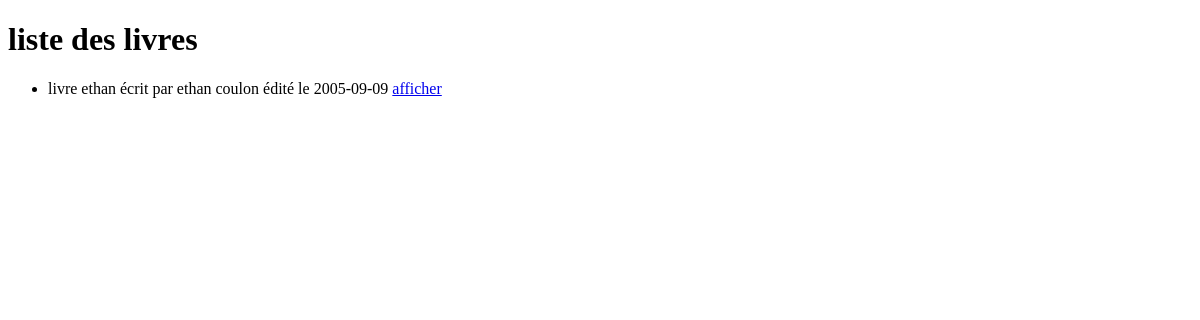
/bibliotheque/liste/, run on an earlier commit of the app's database.
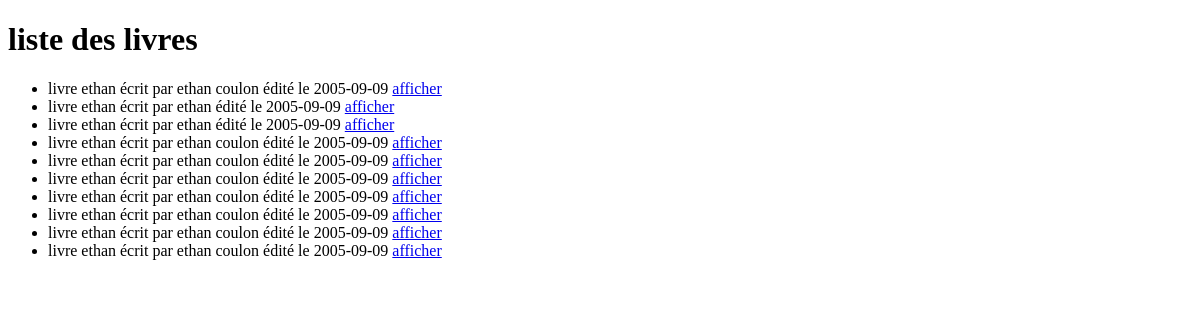
And on a later commit of the database.
### bibliotheque/models.py (models this page shows)
class Livre(models.Model):
    titre = models.CharField(max_length=100)
    auteur = models.CharField(max_length = 100)
    date_parution = models.DateField(blank=True, null = True)
    nombre_pages = models.IntegerField(blank=False)
    resume = models.TextField(null = True, blank = True)
    def __str__(self):
        chaine = f"{self.titre} écrit par {self.auteur} édité le {self.date_parution}"
        return chaine

### bibliotheque/views.py (the view)
# urls.py: path('liste/', views.liste),
def liste(request):
    liste = models.Livre.objects.all()
    return render(request,"bibliotheque/liste.html", {"liste":liste})

### bibliotheque/templates/bibliotheque/liste.html (shortened to what this page needs)
<!DOCTYPE html>
<html lang="en">
<head>
</head>
<body>
    <h1> liste des livres</h1>
    <ul>
    {% for l in liste %}
        <li> livre {{l}} <a href="/bibliotheque/affiche/{{l.id}}/"> afficher </a> </li>
    {% endfor %}
    </ul>
</body>
</html>

What changed in the data, as far as the page shows it:
added Livre: titre+auteur+date_parution "ethan écrit par ethan édité le 2005-09-09"
added Livre: titre+auteur+date_parution "ethan écrit par ethan édité le 2005-09-09"
added Livre: titre+auteur+date_parution "ethan écrit par ethan coulon édité le 2005-09-09"
added Livre: titre+auteur+date_parution "ethan écrit par ethan coulon édité le 2005-09-09"
added Livre: titre+auteur+date_parution "ethan écrit par ethan coulon édité le 2005-09-09"
added Livre: titre+auteur+date_parution "ethan écrit par ethan coulon édité le 2005-09-09"
added Livre: titre+auteur+date_parution "ethan écrit par ethan coulon édité le 2005-09-09"
added Livre: titre+auteur+date_parution "ethan écrit par ethan coulon édité le 2005-09-09"
added Livre: titre+auteur+date_parution "ethan écrit par ethan coulon édité le 2005-09-09"
